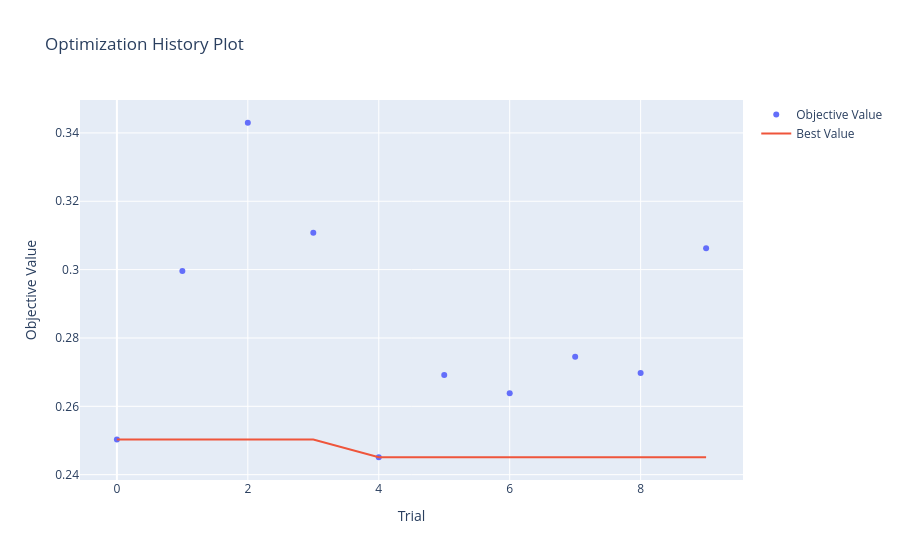
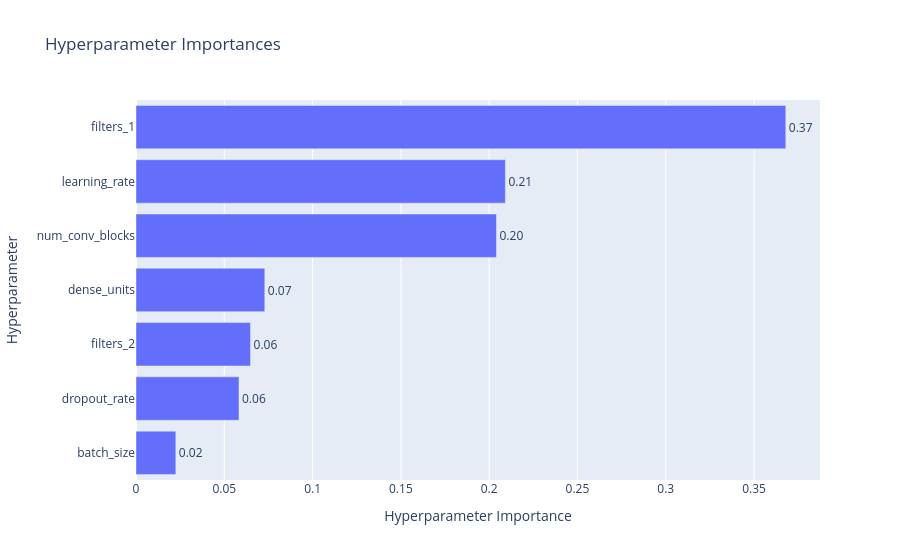
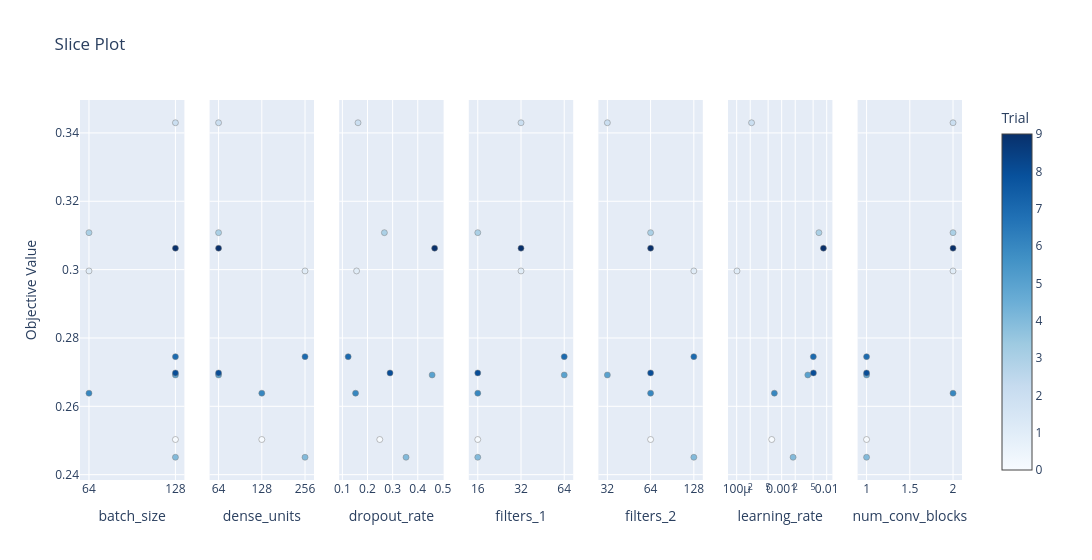

Here is the notebook cell these charts were saved with, in order:
### Code cell
# visualizing Optuna results
optuna.visualization.plot_optimization_history(study).show()
optuna.visualization.plot_param_importances(study).show()
optuna.visualization.plot_slice(study).show()

### Figure 1 — Plotly figure (JSON) as saved in the notebook; plotly's stock layout.template omitted (floating-point values rounded to 4 significant figures)
{"data": [{"mode": "markers", "name": "Objective Value", "type": "scatter", "x": [0, 1, 2, 3, 4, 5, 6, 7, 8, 9], "y": [0.2503, 0.2996, 0.343, 0.3108, 0.2451, 0.2692, 0.2638, 0.2745, 0.2698, 0.3063]}, {"mode": "lines", "name": "Best Value", "type": "scatter", "x": [0, 1, 2, 3, 4, 5, 6, 7, 8, 9], "y": [0.2503, 0.2503, 0.2503, 0.2503, 0.2451, 0.2451, 0.2451, 0.2451, 0.2451, 0.2451]}, {"marker": {"color": "#cccccc"}, "mode": "markers", "name": "Infeasible Trial", "showlegend": false, "type": "scatter", "x": [], "y": []}], "layout": {"title": {"text": "Optimization History Plot"}, "xaxis": {"title": {"text": "Trial"}}, "yaxis": {"title": {"text": "Objective Value"}}}}

### Figure 2 — Plotly figure (JSON) as saved in the notebook; plotly's stock layout.template omitted (floating-point values rounded to 4 significant figures)
{"data": [{"cliponaxis": false, "hovertemplate": ["batch_size (CategoricalDistribution): 0.022551218728327122<extra></extra>", "dropout_rate (FloatDistribution): 0.05832679594604968<extra></extra>", "filters_2 (CategoricalDistribution): 0.06487166822587417<extra></extra>", "dense_units (CategoricalDistribution): 0.07293795162231692<extra></extra>", "num_conv_blocks (IntDistribution): 0.2041342567564942<extra></extra>", "learning_rate (FloatDistribution): 0.20918805074612384<extra></extra>", "filters_1 (CategoricalDistribution): 0.36799005797481404<extra></extra>"], "name": "Objective Value", "orientation": "h", "text": ["0.02", "0.06", "0.06", "0.07", "0.20", "0.21", "0.37"], "textposition": "outside", "type": "bar", "x": [0.02255, 0.05833, 0.06487, 0.07294, 0.2041, 0.2092, 0.368], "y": ["batch_size", "dropout_rate", "filters_2", "dense_units", "num_conv_blocks", "learning_rate", "filters_1"]}], "layout": {"title": {"text": "Hyperparameter Importances"}, "xaxis": {"title": {"text": "Hyperparameter Importance"}}, "yaxis": {"title": {"text": "Hyperparameter"}}}}

### Figure 3 — Plotly figure (JSON) as saved in the notebook; plotly's stock layout.template omitted (floating-point values rounded to 4 significant figures)
{"data": [{"marker": {"color": [0, 1, 2, 3, 4, 5, 6, 7, 8, 9], "colorbar": {"title": {"text": "Trial"}, "x": 1, "xpad": 40}, "colorscale": [[0, "rgb(247,251,255)"], [0.125, "rgb(222,235,247)"], [0.25, "rgb(198,219,239)"], [0.375, "rgb(158,202,225)"], [0.5, "rgb(107,174,214)"], [0.625, "rgb(66,146,198)"], [0.75, "rgb(33,113,181)"], [0.875, "rgb(8,81,156)"], [1, "rgb(8,48,107)"]], "line": {"color": "Grey", "width": 0.5}, "showscale": true}, "mode": "markers", "name": "Feasible Trial", "showlegend": false, "type": "scatter", "x": [128, 64, 128, 64, 128, 128, 64, 128, 128, 128], "xaxis": "x", "y": [0.2503, 0.2996, 0.343, 0.3108, 0.2451, 0.2692, 0.2638, 0.2745, 0.2698, 0.3063], "yaxis": "y"}, {"marker": {"color": [0, 1, 2, 3, 4, 5, 6, 7, 8, 9], "colorbar": {"title": {"text": "Trial"}, "x": 1, "xpad": 40}, "colorscale": [[0, "rgb(247,251,255)"], [0.125, "rgb(222,235,247)"], [0.25, "rgb(198,219,239)"], [0.375, "rgb(158,202,225)"], [0.5, "rgb(107,174,214)"], [0.625, "rgb(66,146,198)"], [0.75, "rgb(33,113,181)"], [0.875, "rgb(8,81,156)"], [1, "rgb(8,48,107)"]], "line": {"color": "Grey", "width": 0.5}, "showscale": false}, "mode": "markers", "name": "Feasible Trial", "showlegend": false, "type": "scatter", "x": [128, 256, 64, 64, 256, 64, 128, 256, 64, 64], "xaxis": "x2", "y": [0.2503, 0.2996, 0.343, 0.3108, 0.2451, 0.2692, 0.2638, 0.2745, 0.2698, 0.3063], "yaxis": "y2"}, {"marker": {"color": [0, 1, 2, 3, 4, 5, 6, 7, 8, 9], "colorbar": {"title": {"text": "Trial"}, "x": 1, "xpad": 40}, "colorscale": [[0, "rgb(247,251,255)"], [0.125, "rgb(222,235,247)"], [0.25, "rgb(198,219,239)"], [0.375, "rgb(158,202,225)"], [0.5, "rgb(107,174,214)"], [0.625, "rgb(66,146,198)"], [0.75, "rgb(33,113,181)"], [0.875, "rgb(8,81,156)"], [1, "rgb(8,48,107)"]], "line": {"color": "Grey", "width": 0.5}, "showscale": false}, "mode": "markers", "name": "Feasible Trial", "showlegend": false, "type": "scatter", "x": [0.2489, 0.1566, 0.1623, 0.2672, 0.3533, 0.4572, 0.1525, 0.1231, 0.2896, 0.4671], "xaxis": "x3", "y": [0.2503, 0.2996, 0.343, 0.3108, 0.2451, 0.2692, 0.2638, 0.2745, 0.2698, 0.3063], "yaxis": "y3"}, {"marker": {"color": [0, 1, 2, 3, 4, 5, 6, 7, 8, 9], "colorbar": {"title": {"text": "Trial"}, "x": 1, "xpad": 40}, "colorscale": [[0, "rgb(247,251,255)"], [0.125, "rgb(222,235,247)"], [0.25, "rgb(198,219,239)"], [0.375, "rgb(158,202,225)"], [0.5, "rgb(107,174,214)"], [0.625, "rgb(66,146,198)"], [0.75, "rgb(33,113,181)"], [0.875, "rgb(8,81,156)"], [1, "rgb(8,48,107)"]], "line": {"color": "Grey", "width": 0.5}, "showscale": false}, "mode": "markers", "name": "Feasible Trial", "showlegend": false, "type": "scatter", "x": [16, 32, 32, 16, 16, 64, 16, 64, 16, 32], "xaxis": "x4", "y": [0.2503, 0.2996, 0.343, 0.3108, 0.2451, 0.2692, 0.2638, 0.2745, 0.2698, 0.3063], "yaxis": "y4"}, {"marker": {"color": [0, 1, 2, 3, 4, 5, 6, 7, 8, 9], "colorbar": {"title": {"text": "Trial"}, "x": 1, "xpad": 40}, "colorscale": [[0, "rgb(247,251,255)"], [0.125, "rgb(222,235,247)"], [0.25, "rgb(198,219,239)"], [0.375, "rgb(158,202,225)"], [0.5, "rgb(107,174,214)"], [0.625, "rgb(66,146,198)"], [0.75, "rgb(33,113,181)"], [0.875, "rgb(8,81,156)"], [1, "rgb(8,48,107)"]], "line": {"color": "Grey", "width": 0.5}, "showscale": false}, "mode": "markers", "name": "Feasible Trial", "showlegend": false, "type": "scatter", "x": [64, 128, 32, 64, 128, 32, 64, 128, 64, 64], "xaxis": "x5", "y": [0.2503, 0.2996, 0.343, 0.3108, 0.2451, 0.2692, 0.2638, 0.2745, 0.2698, 0.3063], "yaxis": "y5"}, {"marker": {"color": [0, 1, 2, 3, 4, 5, 6, 7, 8, 9], "colorbar": {"title": {"text": "Trial"}, "x": 1, "xpad": 40}, "colorscale": [[0, "rgb(247,251,255)"], [0.125, "rgb(222,235,247)"], [0.25, "rgb(198,219,239)"], [0.375, "rgb(158,202,225)"], [0.5, "rgb(107,174,214)"], [0.625, "rgb(66,146,198)"], [0.75, "rgb(33,113,181)"], [0.875, "rgb(8,81,156)"], [1, "rgb(8,48,107)"]], "line": {"color": "Grey", "width": 0.5}, "showscale": false}, "mode": "markers", "name": "Feasible Trial", "showlegend": false, "type": "scatter", "x": [0.0006012, 0.0001016, 0.0002143, 0.006716, 0.001793, 0.003808, 0.0006881, 0.00505, 0.005074, 0.008464], "xaxis": "x6", "y": [0.2503, 0.2996, 0.343, 0.3108, 0.2451, 0.2692, 0.2638, 0.2745, 0.2698, 0.3063], "yaxis": "y6"}, {"marker": {"color": [0, 1, 2, 3, 4, 5, 6, 7, 8, 9], "colorbar": {"title": {"text": "Trial"}, "x": 1, "xpad": 40}, "colorscale": [[0, "rgb(247,251,255)"], [0.125, "rgb(222,235,247)"], [0.25, "rgb(198,219,239)"], [0.375, "rgb(158,202,225)"], [0.5, "rgb(107,174,214)"], [0.625, "rgb(66,146,198)"], [0.75, "rgb(33,113,181)"], [0.875, "rgb(8,81,156)"], [1, "rgb(8,48,107)"]], "line": {"color": "Grey", "width": 0.5}, "showscale": false}, "mode": "markers", "name": "Feasible Trial", "showlegend": false, "type": "scatter", "x": [1, 2, 2, 2, 1, 1, 2, 1, 1, 2], "xaxis": "x7", "y": [0.2503, 0.2996, 0.343, 0.3108, 0.2451, 0.2692, 0.2638, 0.2745, 0.2698, 0.3063], "yaxis": "y7"}], "layout": {"title": {"text": "Slice Plot"}, "width": 2100, "xaxis": {"anchor": "y", "categoryarray": [32, 64, 128], "categoryorder": "array", "domain": [0, 0.1184], "title": {"text": "batch_size"}, "type": "category"}, "xaxis2": {"anchor": "y2", "categoryarray": [64, 128, 256], "categoryorder": "array", "domain": [0.1469, 0.2653], "title": {"text": "dense_units"}, "type": "category"}, "xaxis3": {"anchor": "y3", "domain": [0.2939, 0.4122], "title": {"text": "dropout_rate"}}, "xaxis4": {"anchor": "y4", "categoryarray": [16, 32, 64], "categoryorder": "array", "domain": [0.4408, 0.5592], "title": {"text": "filters_1"}, "type": "category"}, "xaxis5": {"anchor": "y5", "categoryarray": [32, 64, 128], "categoryorder": "array", "domain": [0.5878, 0.7061], "title": {"text": "filters_2"}, "type": "category"}, "xaxis6": {"anchor": "y6", "domain": [0.7347, 0.8531], "title": {"text": "learning_rate"}, "type": "log"}, "xaxis7": {"anchor": "y7", "domain": [0.8816, 1.0], "title": {"text": "num_conv_blocks"}}, "yaxis": {"anchor": "x", "domain": [0, 1], "title": {"text": "Objective Value"}}, "yaxis2": {"anchor": "x2", "domain": [0, 1], "matches": "y", "showticklabels": false}, "yaxis3": {"anchor": "x3", "domain": [0, 1], "matches": "y", "showticklabels": false}, "yaxis4": {"anchor": "x4", "domain": [0, 1], "matches": "y", "showticklabels": false}, "yaxis5": {"anchor": "x5", "domain": [0, 1], "matches": "y", "showticklabels": false}, "yaxis6": {"anchor": "x6", "domain": [0, 1], "matches": "y", "showticklabels": false}, "yaxis7": {"anchor": "x7", "domain": [0, 1], "matches": "y", "showticklabels": false}}}
